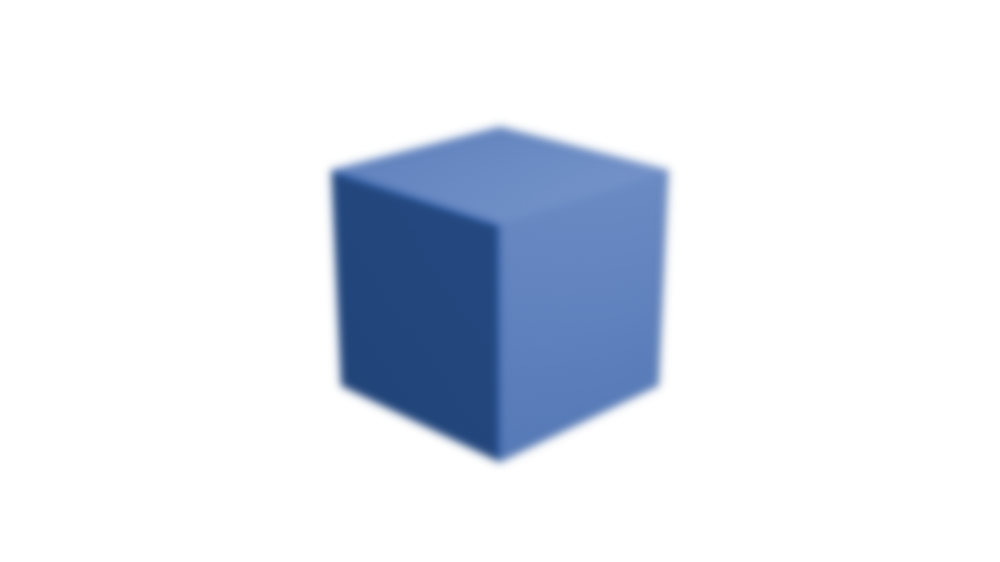
#> input picture blur-input/blur.png, 1000 x 562 px, shrunk from 1920 x 1080 before the run
$ python wiener.py
#> lines starting #> are read from the running program, lines starting #| are printed output that depends on the picture
import numpy as np
import matplotlib.pyplot as plt
from PIL import Image
from skimage import color, restoration
from scipy.signal import convolve2d as conv2

# Set up the random number generator
rng = np.random.default_rng()

# Load your own image
image_path = 'blur-input/blur.png'  # Update this to the correct path
image = Image.open(image_path).convert('L')  # Convert to grayscale
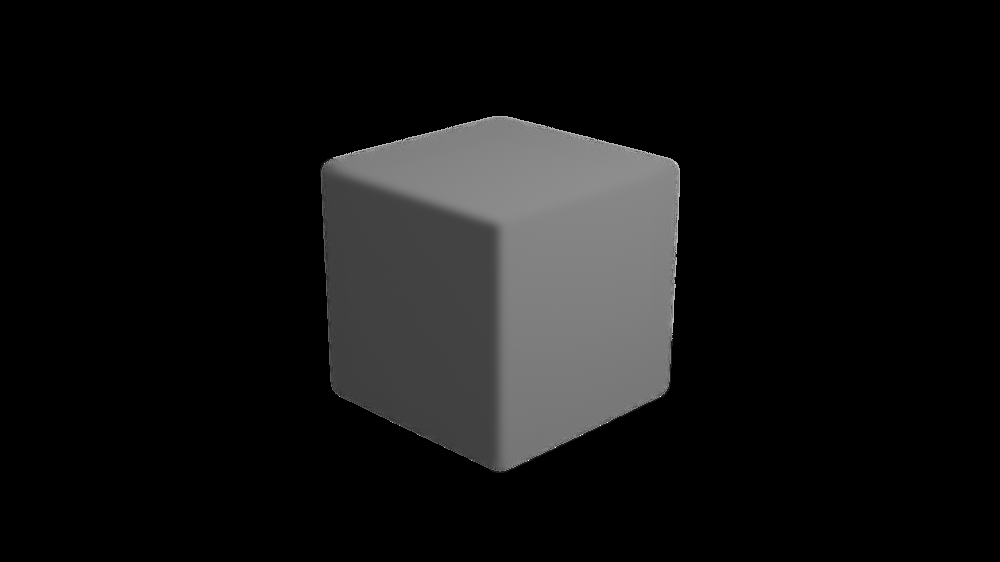
#> image: PIL image 1000x562 L; min 0, max 255, mean 19.2
astro = np.array(image)

# Normalize the image to the range [0, 1]
astro = astro / 255.0

# Apply a convolution with a point spread function (psf)
psf = np.ones((5, 5)) / 25
astro = conv2(astro, psf, 'same')

# Add noise to the image
astro += 0.1 * astro.std() * rng.standard_normal(astro.shape)
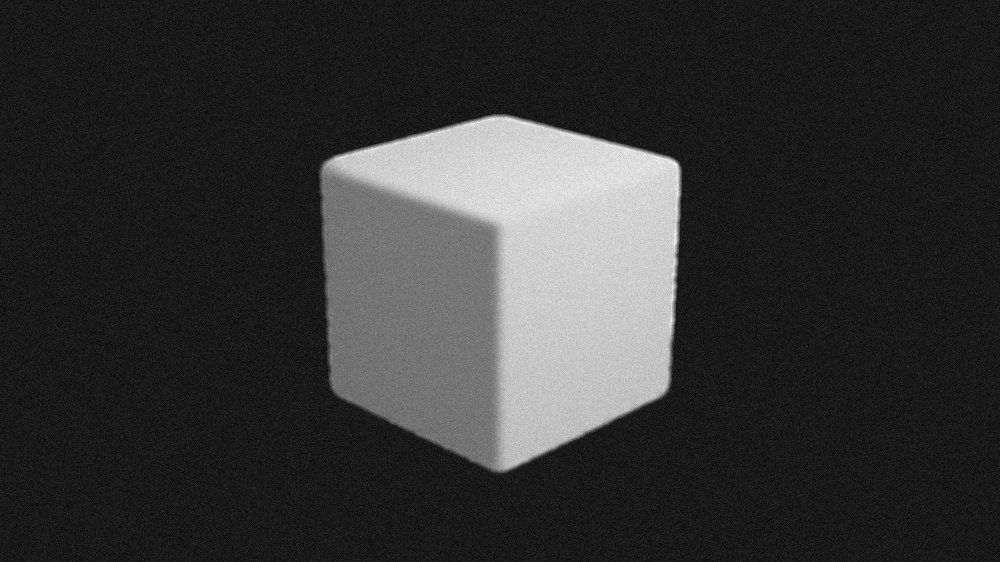
#> astro: shape (562, 1000) float64; min -0.0714, max 0.645, mean 0.0753; drawn with min black and max white

# Perform unsupervised Wiener deconvolution
deconvolved, _ = restoration.unsupervised_wiener(astro, psf)
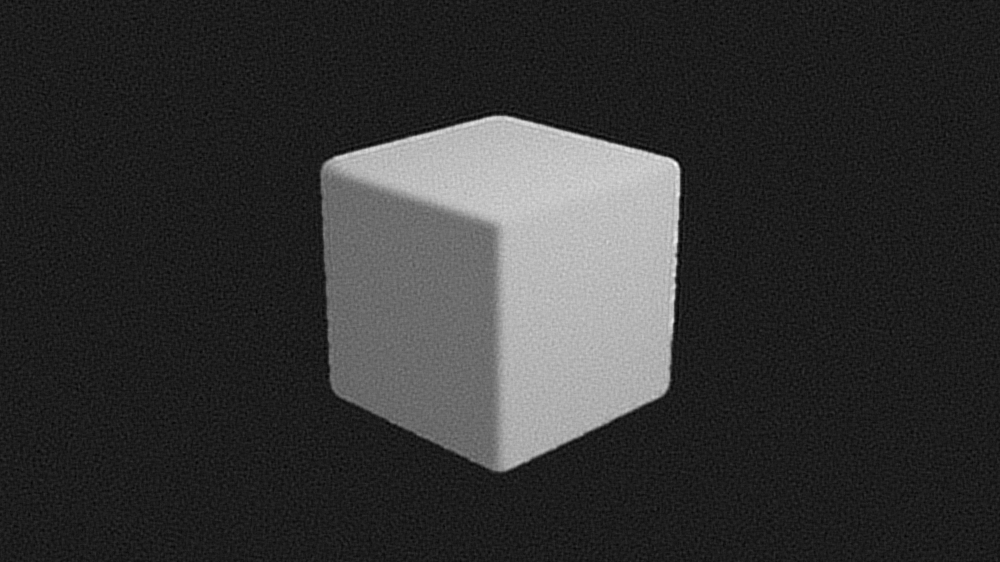
#> deconvolved: shape (562, 1000) float64; min -0.0931, max 0.734, mean 0.0753; drawn with min black and max white

# Plot the original and deconvolved images
fig, ax = plt.subplots(nrows=1, ncols=2, figsize=(8, 5), sharex=True, sharey=True)
plt.gray()

ax[0].imshow(astro, vmin=deconvolved.min(), vmax=deconvolved.max())
ax[0].axis('off')
ax[0].set_title('Data')

ax[1].imshow(deconvolved)
ax[1].axis('off')
ax[1].set_title('Self tuned restoration')

fig.tight_layout()
plt.show()
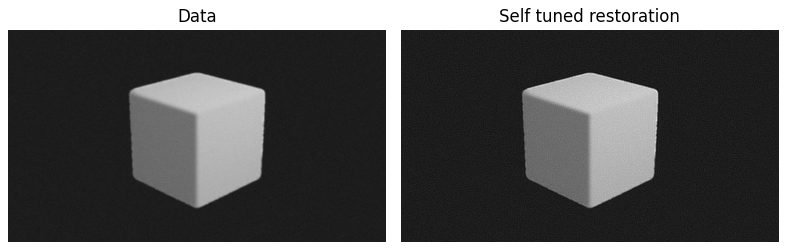
#> figure drawn by matplotlib, 2 panels
